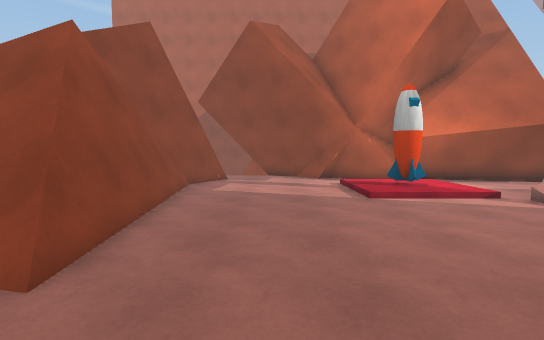
view 1 (above)

18 first-person views from a walk through a scene from a Unity 3-D project. The camera is 1.5 m above the floor, tilts 4° down and sees 85° across. The floor is counted in squares, 1 m on a side. Each view is taken from the middle of a square. On the plan, view 1 faces up. The plan holds only what a view shows up to about 15 squares ahead; the rest is blank. The place goes on beyond the plan. Surface patterns are stand-ins for the level's own textures.

view 2
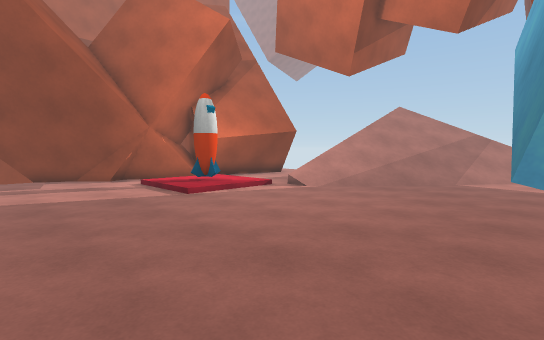

view 3
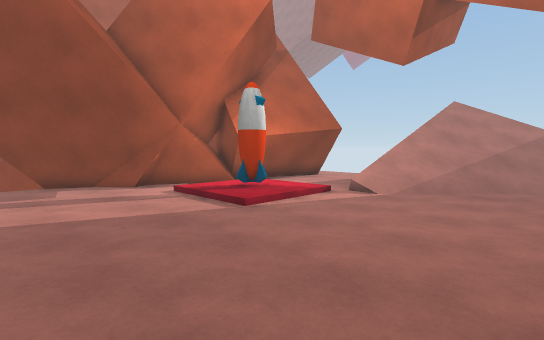

view 4
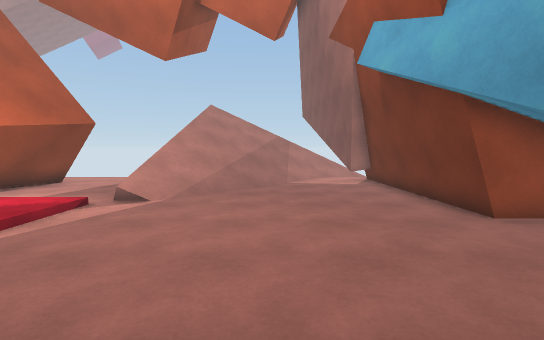

view 5
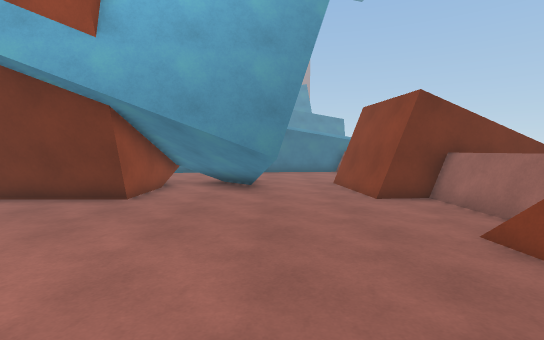

view 6
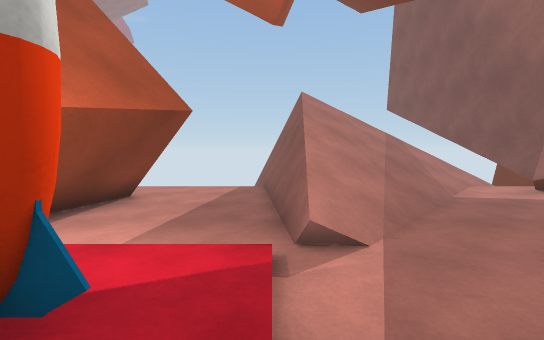

view 7
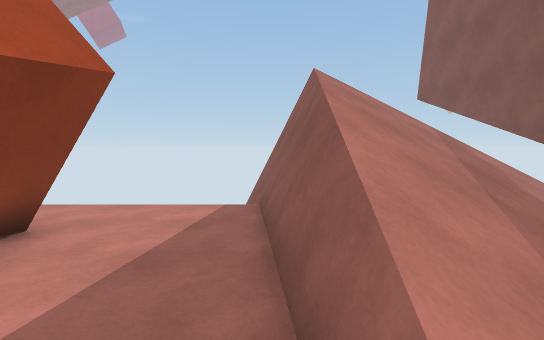

view 8
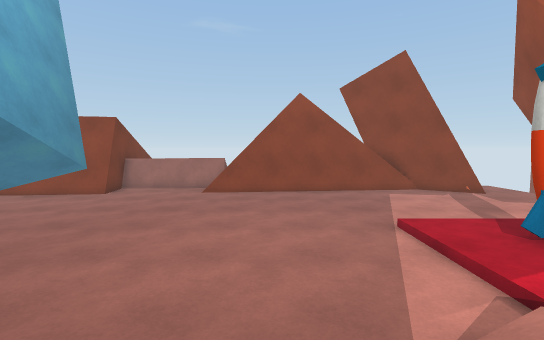

view 9
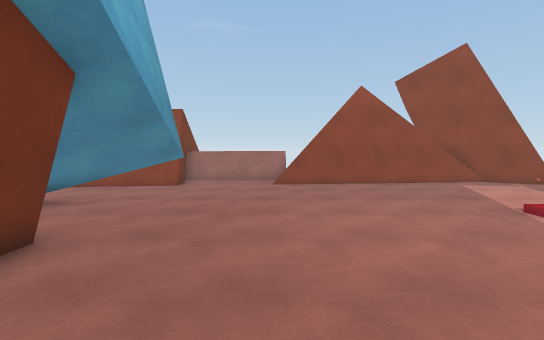

view 10
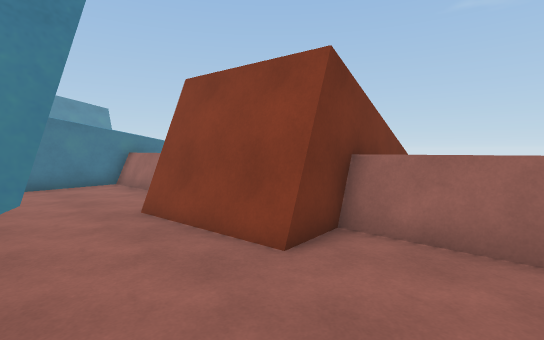

view 11
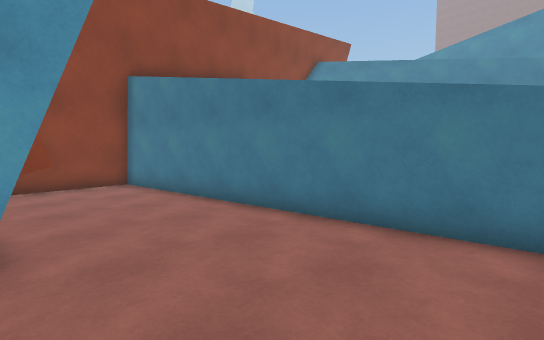

view 12
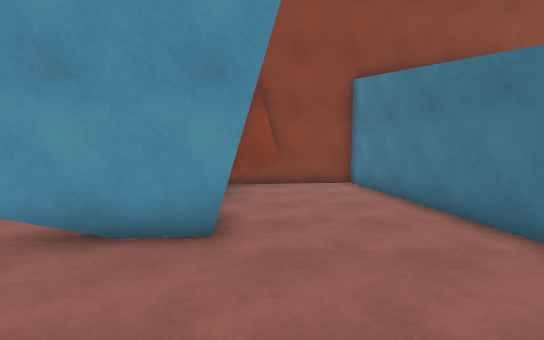

view 13
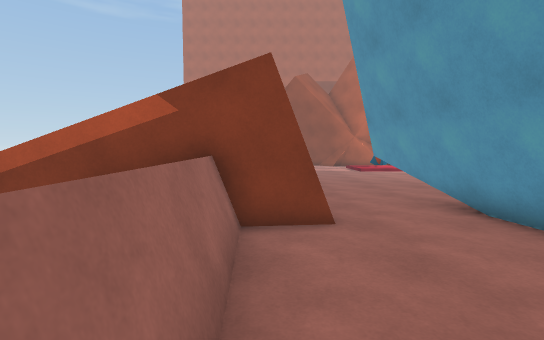

view 14
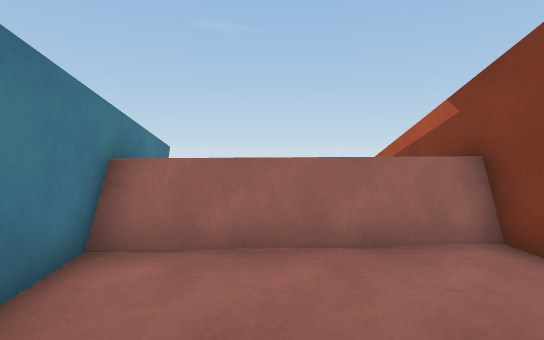

view 15
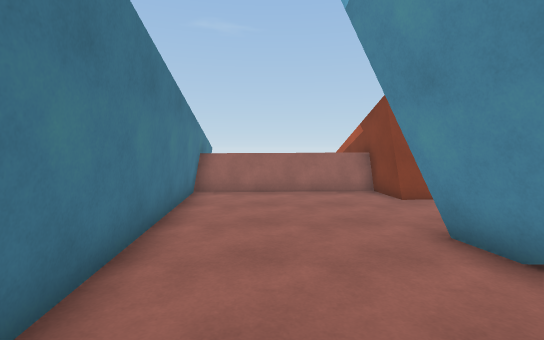

view 16
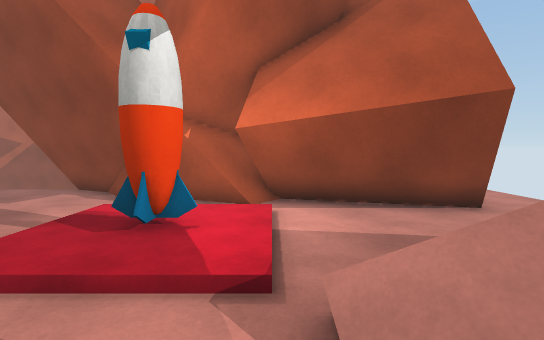

view 17
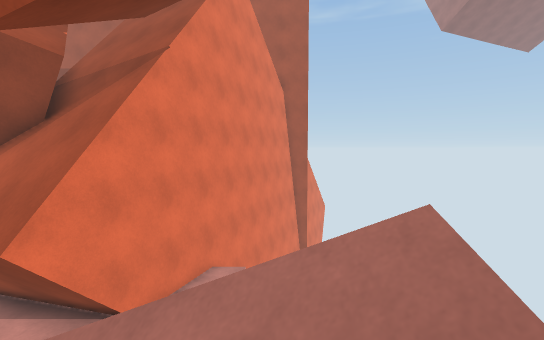

view 18
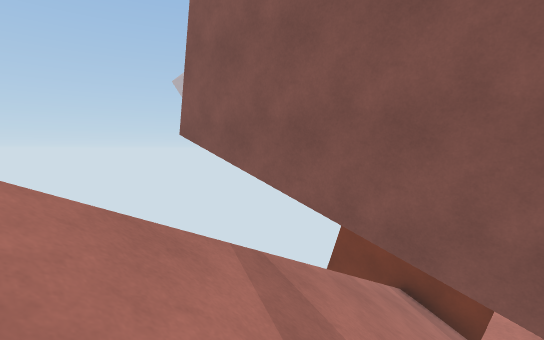

### Floor plan
Key: @ floor where view 1 was taken; # wall or solid block; x gap in a wall; . main floor; - floor 0.75 m lower than the main floor; _ floor 1.25 m lower than the main floor; < floor 1.5 m lower than the main floor; / step, stairs or slope; = window, fence, low wall or low ledge; ^ raised ledge; v drop or lower ground; R rocket; T thing the floor can be seen under or through.
Columns run from 7 left of view 1 to 19 right of it. Each row starts with its distance up from view 1.
 19       #              ##
 18       #              #
 17    vvx###           ##v
 16    .....###  #      #.v
 15     #.....#####    ##.v
 14    ##.......########..v
 13    #....../////#####..v
 12   ##....../.../.......v
 11   ##....../.R./.......v
 10    #....../.../.......v vv
  9    #....../////..==####=vv
  8    ##..........///##vvvvv
  7    ##........../////////v
  6    ##...........////////v
  5    ##.............///////
  4   ##=..............//////
  3   ^##.............../////
  2   ^=.................////
  1   ^=................../###v
  0   ^=...@TT..........####
 -1 ^^^##=..TTT..######### -.v
 -2     ##..TTTT.#         --v
 -3     ##..TTT###         <_v
 -4     ##..T####
 -5 ^#####...####    #
 -6 ^^ =.....#####   #
 -7    =.........#  ##
 -8    ^.............#
 -9    ^.............#
-10    ^.............#
-11    ^...###########
-12 ^^######

Where each view was taken, in squares from view 1:
view 1: 0 up, 0 right, facing up
view 2: 0 up, 2 left, facing up-right
view 3: 3 up, 2 left, facing up-right
view 4: 4 up, 1 left, facing right
view 5: 8 up, 1 right, facing down
view 6: 9 up, 3 right, facing right
view 7: 9 up, 7 right, facing right
view 8: 6 up, 10 right, facing left
view 9: 3 up, 10 right, facing left
view 10: 2 up, 1 right, facing down-left
view 11: 6 down, 3 left, facing down-right
view 12: 7 down, 3 left, facing right
view 13: 11 down, 3 left, facing up
view 14: 9 down, 1 right, facing left
view 15: 9 down, 7 right, facing left
view 16: 6 up, 7 right, facing up
view 17: 6 up, 16 right, facing up
view 18: 6 up, 14 right, facing down-right
